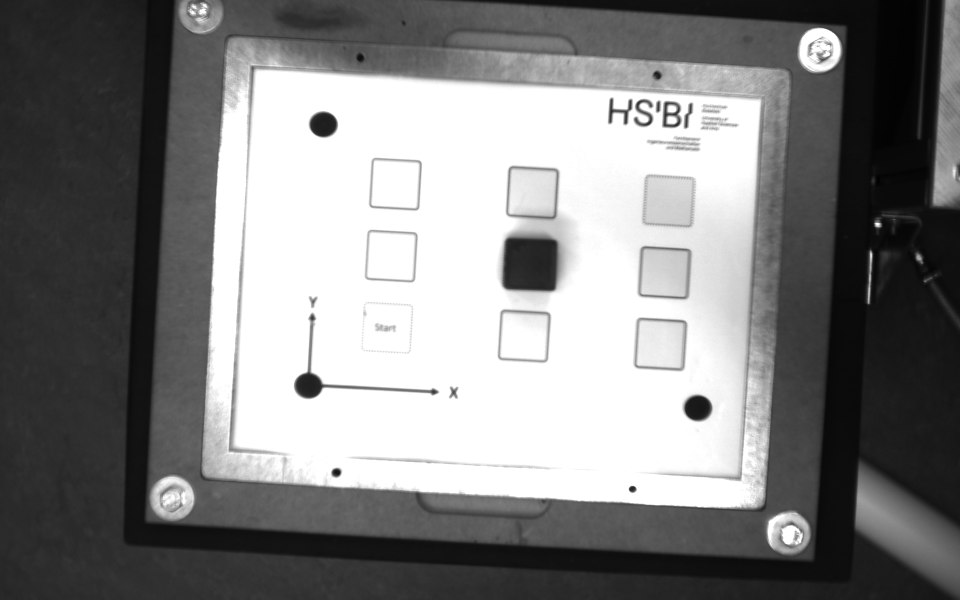
//> input picture cubeT1.png, 1920 x 1200 px (shown at 1/2 size)
$ ./main ../cubeT1.png   (built with g++ and OpenCV 4)
//> lines starting //> are read from the running program, lines starting //| are printed output that depends on the picture; after the words box and inside, x2 and y2 are one past the last pixel; in counts of white or black regions, pixels touching at a corner belong together
#include <iostream>
#include <opencv2/opencv.hpp>
#include <opencv2/features2d.hpp>

int main(int argc, char** argv)
{
    // Check for image path argument
    if (argc < 2) {
        std::cerr << "Usage: " << argv[0] << " <image_path>\n";
        return 1;
    }

    // Load image in grayscale
    cv::Mat image = cv::imread(argv[1], cv::IMREAD_GRAYSCALE);
//> image is the input picture: 1200 rows x 1920 cols, CV_8UC1; min 1, max 255, mean 130.3
    if (image.empty()) {
        std::cerr << "Error: Could not read image\n";
        return 1;
    }

    // Configure SimpleBlobDetector parameters
    cv::SimpleBlobDetector::Params params;
    params.minThreshold = 10;
    params.maxThreshold = 200;
    params.filterByArea = true;
    params.minArea = 1500;          // Minimum area of blob
    params.filterByCircularity = true;
    params.minCircularity = 0.1f;   // Allow imperfect circles
    params.filterByConvexity = true;
    params.minConvexity = 0.87f;
    params.filterByInertia = true;
    params.minInertiaRatio = 0.01f;
    params.blobColor = 0;            // Detect dark blobs

    // Detect keypoints (blobs)
    std::vector<cv::KeyPoint> keypoints;
    cv::Ptr<cv::SimpleBlobDetector> detector = cv::SimpleBlobDetector::create(params);
    detector->detect(image, keypoints);
//> keypoints = 4 keypoints; (x, y, size): (1395, 816, 52.8), (647, 249, 52.5), (1343, 229, 50.9), (617, 771, 50.2)

    // Filter blobs by average intensity inside each keypoint to ensure they are dark
    std::vector<cv::KeyPoint> filtered;
    for (auto &kp : keypoints) {
        int radius = static_cast<int>(kp.size / 2);
        cv::Mat mask = cv::Mat::zeros(image.size(), CV_8U);
        cv::circle(mask, kp.pt, radius, cv::Scalar(255), -1);

        cv::Scalar mean_val = cv::mean(image, mask);
        if (mean_val[0] < 50) {  // Threshold for dark color
            filtered.push_back(kp);
        }
    }
//> this loop made 4 passes
//> (kp, radius, mean_val) on passes 1 to 4: (keypoint at (1395.2, 815.6), size 52.8, 26, Scalar(38.53)), (keypoint at (646.6, 248.6), size 52.5, 26, Scalar(44.59)), (keypoint at (617.3, 770.7), size 50.2, 25, Scalar(42.37)), (keypoint at (1342.5, 229.3), size 50.9, 25, Scalar(164.7))

    // Sort blobs by size (optional, ensures consistent ordering)
    std::sort(filtered.begin(), filtered.end(),
              [](const cv::KeyPoint &a, const cv::KeyPoint &b){ return a.size > b.size; });

    // Keep only the 3 most relevant blobs
    if (filtered.size() > 3) filtered.resize(3);

    // Convert grayscale to color for visualization
    cv::Mat output;
    cv::cvtColor(image, output, cv::COLOR_GRAY2BGR);

    // Draw each blob and annotate coordinates directly on the image
    for (size_t i = 0; i < filtered.size(); ++i) {
        int x = static_cast<int>(filtered[i].pt.x);
        int y = static_cast<int>(filtered[i].pt.y);

        // Draw filled black circle
        cv::circle(output, filtered[i].pt,
                   static_cast<int>(filtered[i].size / 2),
                   cv::Scalar(0, 0, 0), -1);

        // Draw red contour for visibility
        cv::circle(output, filtered[i].pt,
                   static_cast<int>(filtered[i].size / 2),
                   cv::Scalar(0, 0, 255), 2);

        // Prepare annotation text: "Circle 1: (x, y)"
        std::string text = "Circle " + std::to_string(i + 1) +
                           ": (" + std::to_string(x) + ", " + std::to_string(y) + ")";

        // Put text above the circle
        cv::putText(output, text, cv::Point(x - 40, y - 10),
                    cv::FONT_HERSHEY_SIMPLEX, 0.5, cv::Scalar(0, 255, 0), 1);
    }
//> this loop made 3 passes
//> (x, y, text) on passes 1 to 3: (1395, 815, "Circle 1: (1395, 815)"), (646, 248, "Circle 2: (646, 248)"), (617, 770, "Circle 3: (617, 770)")
//> pass 1, `cv::putText(output, text, cv::Point(x - 40, y - 10), cv::FONT_HERSHEY_..`:
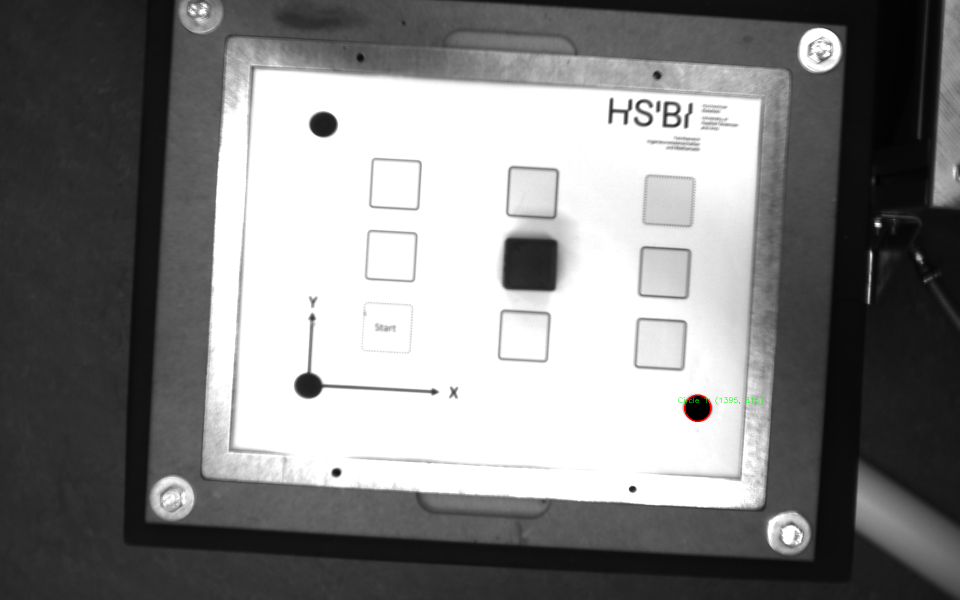
//> output: 1200 rows x 1920 cols, CV_8UC3 (shown at 1/2 size); 0.11% of pixels changed, all inside (x1, y1, x2, y2) = (1357, 789, 1525, 844)
//> pass 2, `cv::putText(output, text, cv::Point(x - 40, y - 10), cv::FONT_HERSHEY_..`:
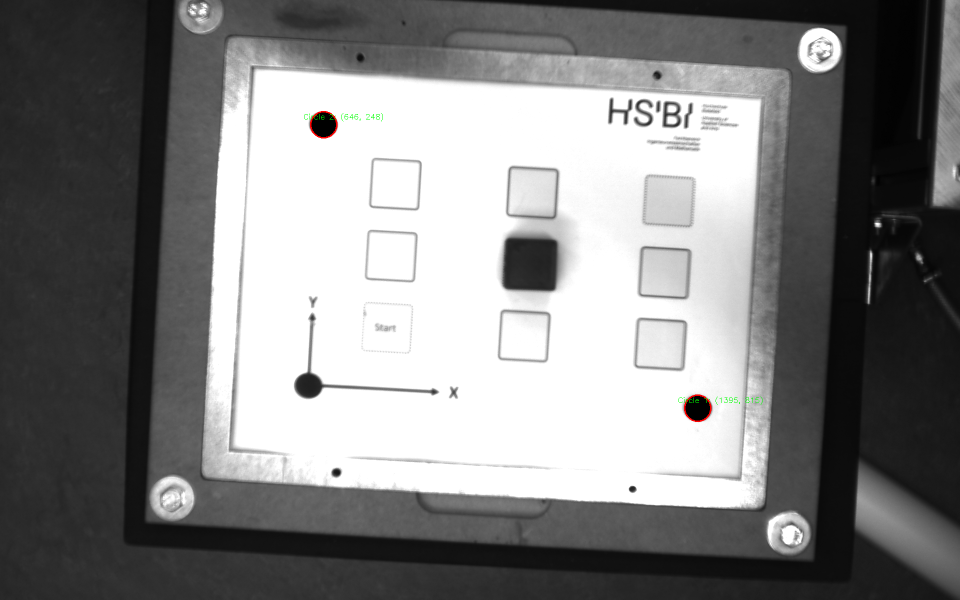
//> output: 1200 rows x 1920 cols, CV_8UC3 (shown at 1/2 size); 0.11% of pixels changed, all inside (x1, y1, x2, y2) = (608, 222, 766, 277)
//> pass 3, `cv::putText(output, text, cv::Point(x - 40, y - 10), cv::FONT_HERSHEY_..`:
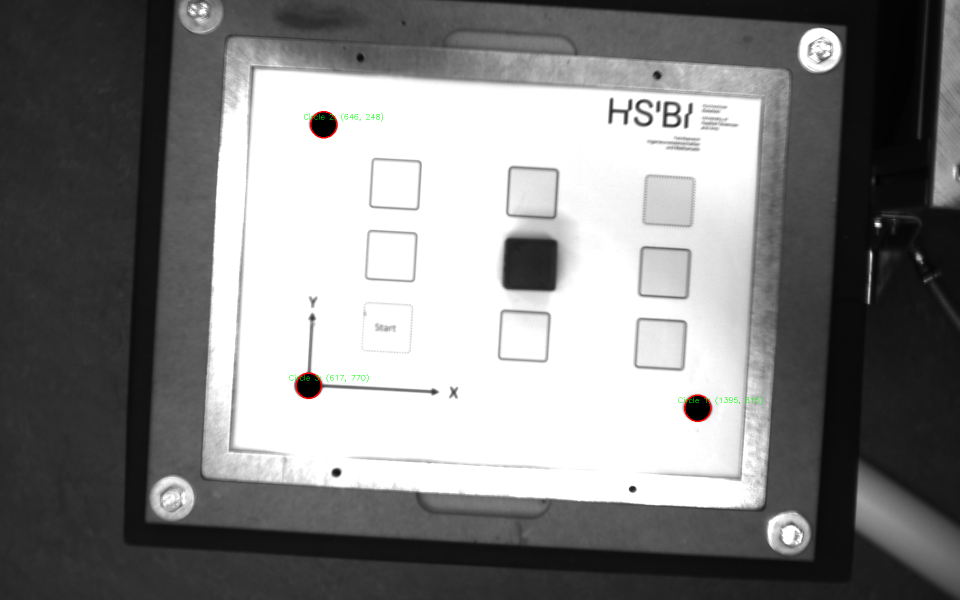
//> output: 1200 rows x 1920 cols, CV_8UC3 (shown at 1/2 size); 0.11% of pixels changed, all inside (x1, y1, x2, y2) = (579, 745, 737, 798)

    // Display the annotated image
    cv::imshow("Detected Circles", output);
    cv::waitKey(0);

    return 0;
}
